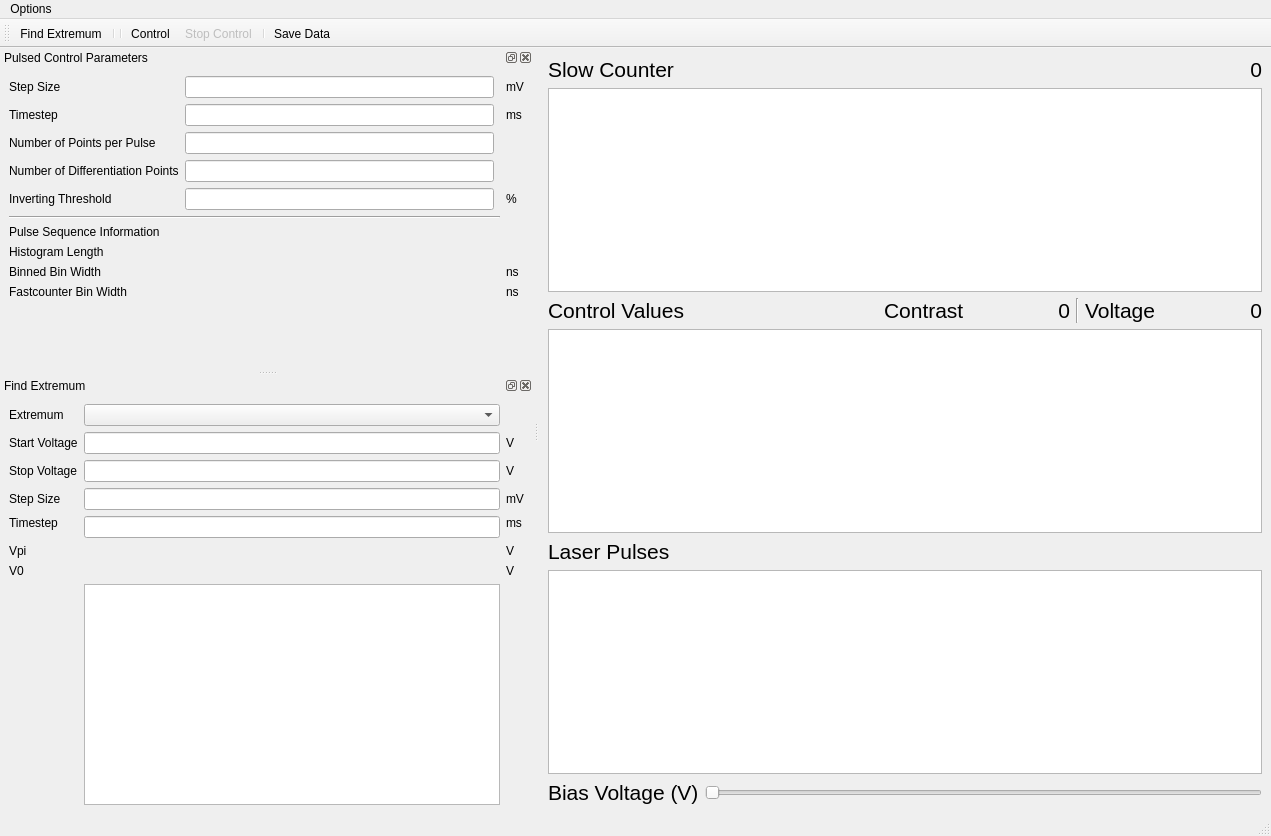
<?xml version="1.0" encoding="UTF-8"?>
<ui version="4.0">
 <class>MainWindow</class>
 <widget class="QMainWindow" name="MainWindow">
  <property name="enabled">
   <bool>true</bool>
  </property>
  <property name="geometry">
   <rect>
    <x>0</x>
    <y>0</y>
    <width>1271</width>
    <height>836</height>
   </rect>
  </property>
  <property name="windowTitle">
   <string>qudi: EOM Regulation</string>
  </property>
  <widget class="QWidget" name="centralwidget">
   <layout class="QGridLayout" name="gridLayout_3">
    <item row="6" column="0">
     <widget class="QLabel" name="label_7">
      <property name="sizePolicy">
       <sizepolicy hsizetype="Fixed" vsizetype="Fixed">
        <horstretch>0</horstretch>
        <verstretch>0</verstretch>
       </sizepolicy>
      </property>
      <property name="font">
       <font>
        <family>Arial</family>
        <pointsize>16</pointsize>
       </font>
      </property>
      <property name="text">
       <string>Bias Voltage (V)</string>
      </property>
     </widget>
    </item>
    <item row="2" column="2">
     <spacer name="horizontalSpacer">
      <property name="orientation">
       <enum>Qt::Horizontal</enum>
      </property>
      <property name="sizeHint" stdset="0">
       <size>
        <width>40</width>
        <height>20</height>
       </size>
      </property>
     </spacer>
    </item>
    <item row="4" column="0" colspan="2">
     <widget class="QLabel" name="label_11">
      <property name="sizePolicy">
       <sizepolicy hsizetype="Fixed" vsizetype="Fixed">
        <horstretch>0</horstretch>
        <verstretch>0</verstretch>
       </sizepolicy>
      </property>
      <property name="font">
       <font>
        <family>Arial</family>
        <pointsize>16</pointsize>
       </font>
      </property>
      <property name="text">
       <string>Laser Pulses</string>
      </property>
     </widget>
    </item>
    <item row="0" column="0" colspan="2">
     <widget class="QLabel" name="label_10">
      <property name="sizePolicy">
       <sizepolicy hsizetype="Fixed" vsizetype="Fixed">
        <horstretch>0</horstretch>
        <verstretch>0</verstretch>
       </sizepolicy>
      </property>
      <property name="font">
       <font>
        <family>Arial</family>
        <pointsize>16</pointsize>
       </font>
      </property>
      <property name="text">
       <string>Slow Counter</string>
      </property>
     </widget>
    </item>
    <item row="4" column="2">
     <spacer name="horizontalSpacer_2">
      <property name="orientation">
       <enum>Qt::Horizontal</enum>
      </property>
      <property name="sizeHint" stdset="0">
       <size>
        <width>596</width>
        <height>20</height>
       </size>
      </property>
     </spacer>
    </item>
    <item row="0" column="2">
     <spacer name="horizontalSpacer">
      <property name="orientation">
       <enum>Qt::Horizontal</enum>
      </property>
      <property name="sizeHint" stdset="0">
       <size>
        <width>40</width>
        <height>20</height>
       </size>
      </property>
     </spacer>
    </item>
    <item row="2" column="0" colspan="2">
     <widget class="QLabel" name="label_8">
      <property name="sizePolicy">
       <sizepolicy hsizetype="Fixed" vsizetype="Fixed">
        <horstretch>0</horstretch>
        <verstretch>0</verstretch>
       </sizepolicy>
      </property>
      <property name="font">
       <font>
        <family>Arial</family>
        <pointsize>16</pointsize>
       </font>
      </property>
      <property name="text">
       <string>Control Values</string>
      </property>
     </widget>
    </item>
    <item row="5" column="0" colspan="8">
     <widget class="PlotWidget" name="laser_data_plotWidget">
      <property name="minimumSize">
       <size>
        <width>400</width>
        <height>150</height>
       </size>
      </property>
     </widget>
    </item>
    <item row="3" column="0" colspan="8">
     <widget class="PlotWidget" name="process_plotWidget">
      <property name="minimumSize">
       <size>
        <width>400</width>
        <height>150</height>
       </size>
      </property>
     </widget>
    </item>
    <item row="2" column="7">
     <widget class="QLabel" name="control_value_label">
      <property name="sizePolicy">
       <sizepolicy hsizetype="Fixed" vsizetype="Preferred">
        <horstretch>0</horstretch>
        <verstretch>0</verstretch>
       </sizepolicy>
      </property>
      <property name="minimumSize">
       <size>
        <width>100</width>
        <height>0</height>
       </size>
      </property>
      <property name="font">
       <font>
        <family>Arial</family>
        <pointsize>16</pointsize>
        <stylestrategy>PreferDefault</stylestrategy>
       </font>
      </property>
      <property name="text">
       <string>0</string>
      </property>
      <property name="alignment">
       <set>Qt::AlignRight|Qt::AlignTrailing|Qt::AlignVCenter</set>
      </property>
     </widget>
    </item>
    <item row="0" column="7">
     <widget class="QLabel" name="counter_data_smoothed_Label">
      <property name="font">
       <font>
        <family>Arial</family>
        <pointsize>16</pointsize>
        <stylestrategy>PreferDefault</stylestrategy>
       </font>
      </property>
      <property name="text">
       <string>0</string>
      </property>
      <property name="alignment">
       <set>Qt::AlignRight|Qt::AlignTrailing|Qt::AlignVCenter</set>
      </property>
     </widget>
    </item>
    <item row="2" column="5">
     <widget class="Line" name="line">
      <property name="orientation">
       <enum>Qt::Vertical</enum>
      </property>
     </widget>
    </item>
    <item row="1" column="0" colspan="8">
     <widget class="PlotWidget" name="counter_plotWidget">
      <property name="sizePolicy">
       <sizepolicy hsizetype="Expanding" vsizetype="Expanding">
        <horstretch>0</horstretch>
        <verstretch>0</verstretch>
       </sizepolicy>
      </property>
      <property name="minimumSize">
       <size>
        <width>400</width>
        <height>150</height>
       </size>
      </property>
     </widget>
    </item>
    <item row="6" column="1" colspan="7">
     <widget class="QSlider" name="biasVoltage_horizontalSlider">
      <property name="sizePolicy">
       <sizepolicy hsizetype="Expanding" vsizetype="Fixed">
        <horstretch>0</horstretch>
        <verstretch>0</verstretch>
       </sizepolicy>
      </property>
      <property name="minimumSize">
       <size>
        <width>0</width>
        <height>0</height>
       </size>
      </property>
      <property name="font">
       <font>
        <pointsize>12</pointsize>
       </font>
      </property>
      <property name="orientation">
       <enum>Qt::Horizontal</enum>
      </property>
     </widget>
    </item>
    <item row="2" column="4">
     <widget class="QLabel" name="process_value_label">
      <property name="sizePolicy">
       <sizepolicy hsizetype="Fixed" vsizetype="Preferred">
        <horstretch>0</horstretch>
        <verstretch>0</verstretch>
       </sizepolicy>
      </property>
      <property name="minimumSize">
       <size>
        <width>100</width>
        <height>0</height>
       </size>
      </property>
      <property name="font">
       <font>
        <family>Arial</family>
        <pointsize>16</pointsize>
        <stylestrategy>PreferDefault</stylestrategy>
       </font>
      </property>
      <property name="text">
       <string>0</string>
      </property>
      <property name="alignment">
       <set>Qt::AlignRight|Qt::AlignTrailing|Qt::AlignVCenter</set>
      </property>
     </widget>
    </item>
    <item row="2" column="3">
     <widget class="QLabel" name="label_2">
      <property name="font">
       <font>
        <family>Arial</family>
        <pointsize>16</pointsize>
       </font>
      </property>
      <property name="text">
       <string>Contrast</string>
      </property>
     </widget>
    </item>
    <item row="2" column="6">
     <widget class="QLabel" name="label_6">
      <property name="font">
       <font>
        <family>Arial</family>
        <pointsize>16</pointsize>
       </font>
      </property>
      <property name="text">
       <string>Voltage</string>
      </property>
     </widget>
    </item>
   </layout>
  </widget>
  <widget class="QStatusBar" name="statusbar"/>
  <widget class="QToolBar" name="scan_control_ToolBar">
   <property name="enabled">
    <bool>true</bool>
   </property>
   <property name="minimumSize">
    <size>
     <width>0</width>
     <height>0</height>
    </size>
   </property>
   <property name="font">
    <font>
     <kerning>false</kerning>
    </font>
   </property>
   <property name="windowTitle">
    <string>Counting Controls</string>
   </property>
   <property name="movable">
    <bool>true</bool>
   </property>
   <property name="toolButtonStyle">
    <enum>Qt::ToolButtonTextUnderIcon</enum>
   </property>
   <attribute name="toolBarArea">
    <enum>TopToolBarArea</enum>
   </attribute>
   <attribute name="toolBarBreak">
    <bool>false</bool>
   </attribute>
   <addaction name="sweep_Action"/>
   <addaction name="separator"/>
   <addaction name="separator"/>
   <addaction name="control_Start_Action"/>
   <addaction name="control_Pause_Action"/>
   <addaction name="separator"/>
   <addaction name="action_save"/>
  </widget>
  <widget class="QMenuBar" name="menubar">
   <property name="geometry">
    <rect>
     <x>0</x>
     <y>0</y>
     <width>1271</width>
     <height>21</height>
    </rect>
   </property>
   <widget class="QMenu" name="menuOptions">
    <property name="title">
     <string>Options</string>
    </property>
    <addaction name="action_close"/>
   </widget>
   <addaction name="menuOptions"/>
  </widget>
  <widget class="QDockWidget" name="RegulatedockWidget">
   <property name="minimumSize">
    <size>
     <width>305</width>
     <height>255</height>
    </size>
   </property>
   <property name="windowTitle">
    <string>Pulsed Control Parameters</string>
   </property>
   <attribute name="dockWidgetArea">
    <number>1</number>
   </attribute>
   <widget class="QWidget" name="dockWidgetContents_7">
    <layout class="QGridLayout" name="gridLayout_2">
     <item row="9" column="3">
      <widget class="QLabel" name="label_19">
       <property name="text">
        <string>ns</string>
       </property>
      </widget>
     </item>
     <item row="9" column="0">
      <widget class="QLabel" name="label_17">
       <property name="text">
        <string>Fastcounter Bin Width</string>
       </property>
      </widget>
     </item>
     <item row="7" column="0">
      <widget class="QLabel" name="label_16">
       <property name="text">
        <string>Histogram Length</string>
       </property>
      </widget>
     </item>
     <item row="6" column="1">
      <widget class="QLabel" name="pulseSeqName_Label">
       <property name="text">
        <string/>
       </property>
       <property name="alignment">
        <set>Qt::AlignRight|Qt::AlignTrailing|Qt::AlignVCenter</set>
       </property>
      </widget>
     </item>
     <item row="8" column="0">
      <widget class="QLabel" name="label_18">
       <property name="text">
        <string>Binned Bin Width</string>
       </property>
      </widget>
     </item>
     <item row="7" column="1">
      <widget class="QLabel" name="histLength_Label">
       <property name="text">
        <string/>
       </property>
       <property name="alignment">
        <set>Qt::AlignRight|Qt::AlignTrailing|Qt::AlignVCenter</set>
       </property>
      </widget>
     </item>
     <item row="5" column="0" colspan="3">
      <widget class="Line" name="line_2">
       <property name="orientation">
        <enum>Qt::Horizontal</enum>
       </property>
      </widget>
     </item>
     <item row="3" column="0">
      <widget class="QLabel" name="label_20">
       <property name="text">
        <string>Number of Differentiation Points</string>
       </property>
      </widget>
     </item>
     <item row="3" column="1">
      <widget class="QLineEdit" name="numDiffPoints_LineEdit">
       <property name="alignment">
        <set>Qt::AlignRight|Qt::AlignTrailing|Qt::AlignVCenter</set>
       </property>
      </widget>
     </item>
     <item row="2" column="1">
      <widget class="QLineEdit" name="num_points_LineEdit">
       <property name="alignment">
        <set>Qt::AlignRight|Qt::AlignTrailing|Qt::AlignVCenter</set>
       </property>
      </widget>
     </item>
     <item row="0" column="1">
      <widget class="QLineEdit" name="controlVoltageStep_LineEdit">
       <property name="alignment">
        <set>Qt::AlignRight|Qt::AlignTrailing|Qt::AlignVCenter</set>
       </property>
      </widget>
     </item>
     <item row="1" column="3">
      <widget class="QLabel" name="unit_s_label">
       <property name="text">
        <string>ms</string>
       </property>
      </widget>
     </item>
     <item row="1" column="1">
      <widget class="QLineEdit" name="controlTimeStep_LineEdit">
       <property name="alignment">
        <set>Qt::AlignRight|Qt::AlignTrailing|Qt::AlignVCenter</set>
       </property>
      </widget>
     </item>
     <item row="0" column="0">
      <widget class="QLabel" name="voltage_step_label">
       <property name="text">
        <string>Step Size</string>
       </property>
      </widget>
     </item>
     <item row="1" column="0">
      <widget class="QLabel" name="control_timestep_Label">
       <property name="text">
        <string>Timestep</string>
       </property>
      </widget>
     </item>
     <item row="10" column="1">
      <spacer name="verticalSpacer_2">
       <property name="orientation">
        <enum>Qt::Vertical</enum>
       </property>
       <property name="sizeHint" stdset="0">
        <size>
         <width>20</width>
         <height>40</height>
        </size>
       </property>
      </spacer>
     </item>
     <item row="2" column="0">
      <widget class="QLabel" name="label_12">
       <property name="text">
        <string>Number of Points per Pulse</string>
       </property>
      </widget>
     </item>
     <item row="0" column="3">
      <widget class="QLabel" name="unit_V_label">
       <property name="text">
        <string>mV</string>
       </property>
      </widget>
     </item>
     <item row="9" column="1">
      <widget class="QLabel" name="fastcounterBinWidth_Label">
       <property name="text">
        <string/>
       </property>
       <property name="alignment">
        <set>Qt::AlignRight|Qt::AlignTrailing|Qt::AlignVCenter</set>
       </property>
      </widget>
     </item>
     <item row="8" column="3">
      <widget class="QLabel" name="label_15">
       <property name="text">
        <string>ns</string>
       </property>
      </widget>
     </item>
     <item row="8" column="1">
      <widget class="QLabel" name="histBinWidth_Label">
       <property name="text">
        <string/>
       </property>
       <property name="alignment">
        <set>Qt::AlignRight|Qt::AlignTrailing|Qt::AlignVCenter</set>
       </property>
      </widget>
     </item>
     <item row="6" column="0">
      <widget class="QLabel" name="label_13">
       <property name="text">
        <string>Pulse Sequence Information</string>
       </property>
      </widget>
     </item>
     <item row="4" column="1">
      <widget class="QLineEdit" name="invertingThreshold_LineEdit">
       <property name="alignment">
        <set>Qt::AlignRight|Qt::AlignTrailing|Qt::AlignVCenter</set>
       </property>
      </widget>
     </item>
     <item row="4" column="0">
      <widget class="QLabel" name="label_21">
       <property name="text">
        <string>Inverting Threshold</string>
       </property>
      </widget>
     </item>
     <item row="4" column="3">
      <widget class="QLabel" name="label_22">
       <property name="text">
        <string>%</string>
       </property>
      </widget>
     </item>
    </layout>
   </widget>
  </widget>
  <widget class="QDockWidget" name="minimumdockWidget">
   <property name="minimumSize">
    <size>
     <width>533</width>
     <height>395</height>
    </size>
   </property>
   <property name="windowTitle">
    <string>Find Extremum</string>
   </property>
   <attribute name="dockWidgetArea">
    <number>1</number>
   </attribute>
   <widget class="QWidget" name="dockWidgetContents_6">
    <layout class="QGridLayout" name="gridLayout">
     <item row="8" column="0">
      <widget class="QLabel" name="label_23">
       <property name="text">
        <string>Vpi</string>
       </property>
      </widget>
     </item>
     <item row="2" column="1">
      <widget class="QLineEdit" name="sweepVoltageStop_LineEdit">
       <property name="alignment">
        <set>Qt::AlignRight|Qt::AlignTrailing|Qt::AlignVCenter</set>
       </property>
      </widget>
     </item>
     <item row="2" column="2">
      <widget class="QLabel" name="unit_V_label_2">
       <property name="text">
        <string>V</string>
       </property>
      </widget>
     </item>
     <item row="1" column="2">
      <widget class="QLabel" name="unit_V_label_1">
       <property name="text">
        <string>V</string>
       </property>
      </widget>
     </item>
     <item row="2" column="0">
      <widget class="QLabel" name="label">
       <property name="text">
        <string>Stop Voltage</string>
       </property>
      </widget>
     </item>
     <item row="8" column="1">
      <widget class="QLabel" name="vpi_Label">
       <property name="text">
        <string/>
       </property>
       <property name="alignment">
        <set>Qt::AlignRight|Qt::AlignTrailing|Qt::AlignVCenter</set>
       </property>
      </widget>
     </item>
     <item row="0" column="0">
      <widget class="QLabel" name="label_9">
       <property name="text">
        <string>Extremum</string>
       </property>
      </widget>
     </item>
     <item row="1" column="1">
      <widget class="QLineEdit" name="sweepVoltageStart_LineEdit">
       <property name="alignment">
        <set>Qt::AlignRight|Qt::AlignTrailing|Qt::AlignVCenter</set>
       </property>
      </widget>
     </item>
     <item row="1" column="0">
      <widget class="QLabel" name="start_voltage_label">
       <property name="text">
        <string>Start Voltage</string>
       </property>
      </widget>
     </item>
     <item row="10" column="0">
      <widget class="QLabel" name="label_24">
       <property name="text">
        <string>V0</string>
       </property>
      </widget>
     </item>
     <item row="8" column="2">
      <widget class="QLabel" name="label_25">
       <property name="text">
        <string>V</string>
       </property>
      </widget>
     </item>
     <item row="10" column="1">
      <widget class="QLabel" name="v0_Label">
       <property name="text">
        <string/>
       </property>
       <property name="alignment">
        <set>Qt::AlignRight|Qt::AlignTrailing|Qt::AlignVCenter</set>
       </property>
      </widget>
     </item>
     <item row="0" column="1">
      <widget class="QComboBox" name="extremum_ComboBox">
       <property name="currentText">
        <string/>
       </property>
      </widget>
     </item>
     <item row="4" column="2">
      <widget class="QLabel" name="label_5">
       <property name="text">
        <string>ms</string>
       </property>
      </widget>
     </item>
     <item row="10" column="2">
      <widget class="QLabel" name="label_27">
       <property name="text">
        <string>V</string>
       </property>
      </widget>
     </item>
     <item row="3" column="2">
      <widget class="QLabel" name="label_4">
       <property name="text">
        <string>mV</string>
       </property>
      </widget>
     </item>
     <item row="4" column="0">
      <widget class="QLabel" name="label_14">
       <property name="text">
        <string>Timestep</string>
       </property>
      </widget>
     </item>
     <item row="4" column="1" rowspan="2">
      <widget class="QLineEdit" name="sweepVoltageTimeStep_LineEdit">
       <property name="alignment">
        <set>Qt::AlignRight|Qt::AlignTrailing|Qt::AlignVCenter</set>
       </property>
      </widget>
     </item>
     <item row="3" column="0">
      <widget class="QLabel" name="label_3">
       <property name="text">
        <string>Step Size</string>
       </property>
      </widget>
     </item>
     <item row="3" column="1">
      <widget class="QLineEdit" name="sweepVoltageStep_LineEdit">
       <property name="alignment">
        <set>Qt::AlignRight|Qt::AlignTrailing|Qt::AlignVCenter</set>
       </property>
      </widget>
     </item>
     <item row="11" column="1">
      <widget class="PlotWidget" name="sweep_plotWidget">
       <property name="sizePolicy">
        <sizepolicy hsizetype="Minimum" vsizetype="Expanding">
         <horstretch>0</horstretch>
         <verstretch>0</verstretch>
        </sizepolicy>
       </property>
       <property name="minimumSize">
        <size>
         <width>300</width>
         <height>150</height>
        </size>
       </property>
      </widget>
     </item>
    </layout>
   </widget>
  </widget>
  <action name="sweep_Action">
   <property name="checkable">
    <bool>true</bool>
   </property>
   <property name="checked">
    <bool>false</bool>
   </property>
   <property name="icon">
    <iconset>
     <normaloff>../../artwork/icons/qudiTheme/22x22/start-counter.png</normaloff>
     <normalon>../../artwork/icons/qudiTheme/22x22/stop-counter.png</normalon>../../artwork/icons/qudiTheme/22x22/start-counter.png</iconset>
   </property>
   <property name="text">
    <string>Find Extremum</string>
   </property>
   <property name="toolTip">
    <string>Increase voltage to minimize count signal</string>
   </property>
   <property name="menuRole">
    <enum>QAction::NoRole</enum>
   </property>
  </action>
  <action name="action_save">
   <property name="checkable">
    <bool>false</bool>
   </property>
   <property name="icon">
    <iconset>
     <normaloff>../../artwork/icons/oxygen/22x22/document-save.png</normaloff>../../artwork/icons/oxygen/22x22/document-save.png</iconset>
   </property>
   <property name="text">
    <string>Save Data</string>
   </property>
   <property name="toolTip">
    <string>Save laser signal data</string>
   </property>
  </action>
  <action name="control_Start_Action">
   <property name="checkable">
    <bool>true</bool>
   </property>
   <property name="checked">
    <bool>false</bool>
   </property>
   <property name="icon">
    <iconset>
     <normaloff>../../artwork/icons/qudiTheme/22x22/optimize-position.png</normaloff>
     <normalon>../../artwork/icons/qudiTheme/22x22/stop-counter.png</normalon>../../artwork/icons/qudiTheme/22x22/optimize-position.png</iconset>
   </property>
   <property name="text">
    <string>Control</string>
   </property>
   <property name="toolTip">
    <string>Increase voltage to minimize count signal</string>
   </property>
   <property name="menuRole">
    <enum>QAction::NoRole</enum>
   </property>
  </action>
  <action name="control_Pause_Action">
   <property name="checkable">
    <bool>true</bool>
   </property>
   <property name="checked">
    <bool>false</bool>
   </property>
   <property name="enabled">
    <bool>false</bool>
   </property>
   <property name="icon">
    <iconset>
     <normaloff>../../artwork/icons/qudiTheme/22x22/restart-counter.png</normaloff>
     <normalon>../../artwork/icons/qudiTheme/22x22/restart-counter.png</normalon>../../artwork/icons/qudiTheme/22x22/restart-counter.png</iconset>
   </property>
   <property name="text">
    <string>Stop Control</string>
   </property>
   <property name="toolTip">
    <string>Increase voltage to minimize count signal</string>
   </property>
   <property name="menuRole">
    <enum>QAction::NoRole</enum>
   </property>
  </action>
  <action name="restore_default_view_Action">
   <property name="text">
    <string>&amp;Restore default</string>
   </property>
  </action>
  <action name="action_close">
   <property name="icon">
    <iconset>
     <normaloff>../../artwork/icons/oxygen/22x22/application-exit.png</normaloff>../../artwork/icons/oxygen/22x22/application-exit.png</iconset>
   </property>
   <property name="text">
    <string>Close</string>
   </property>
  </action>
 </widget>
 <customwidgets>
  <customwidget>
   <class>PlotWidget</class>
   <extends>QGraphicsView</extends>
   <header>pyqtgraph</header>
  </customwidget>
 </customwidgets>
 <resources/>
 <connections/>
</ui>
